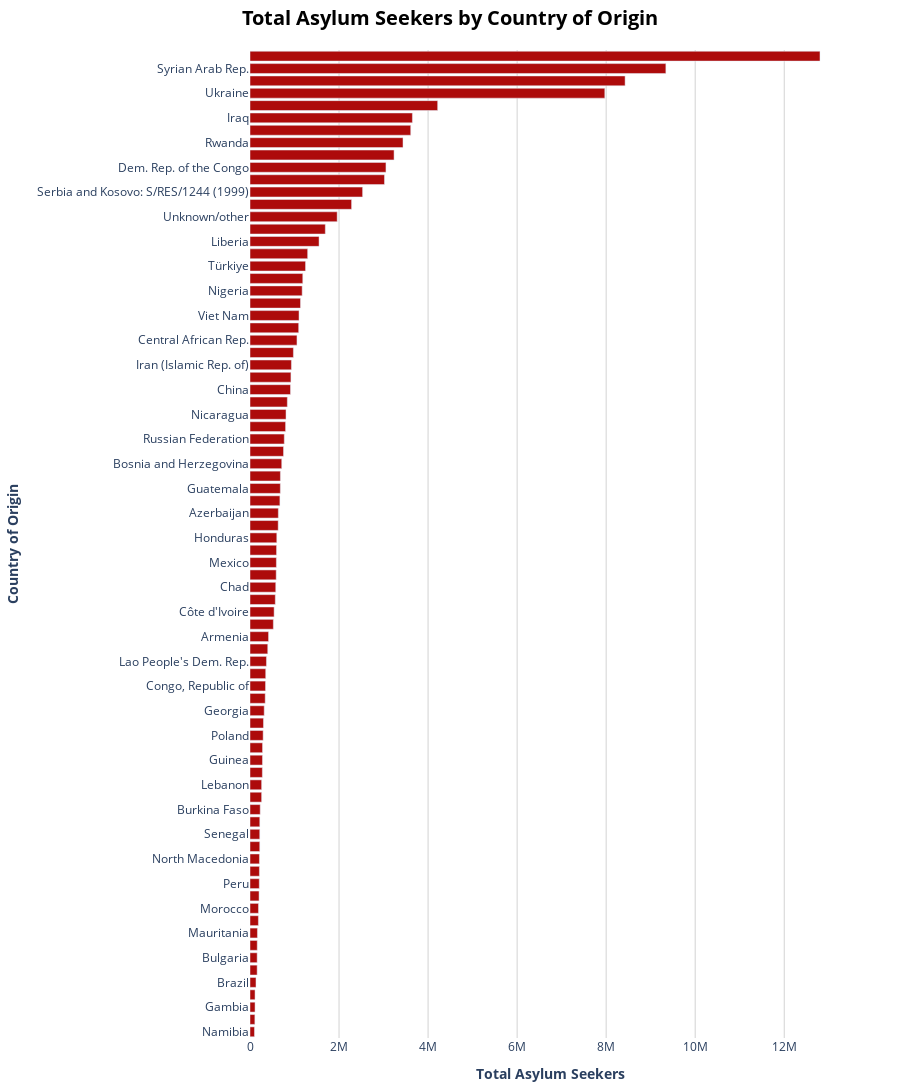

Here is the notebook cell this chart was saved with:
### Markdown cell above
# Countries that generate the most asylum seekers <a class="anchor" id="country_of_origin"></a>
Countries that generated less than 100,000 asylum seekers are not represented in the graph

### Code cell
visualization.Country_of_origin().show()

### Figure 1 — Plotly figure (JSON) as saved in the notebook; plotly's stock layout.template omitted (floating-point values rounded to 4 significant figures)
{"data": [{"hovertemplate": "Total Asylum Seekers=%{x}<br>Country of Origin=%{y}<extra></extra>", "legendgroup": "", "marker": {"color": "#ad0b0b", "pattern": {"shape": ""}}, "name": "", "orientation": "h", "showlegend": false, "textposition": "auto", "type": "bar", "x": [100310, 109437, 113257, 113285, 134364, 160597, 160806, 162575, 167083, 188720, 190496, 203489, 208132, 211373, 212140, 219067, 219247, 220016, 228994, 261181, 261280, 277558, 280303, 281724, 295252, 302514, 318958, 341539, 348723, 353188, 369631, 398771, 416816, 524403, 541782, 568245, 578584, 588403, 592788, 596418, 601700, 633218, 636476, 671618, 681440, 683051, 712817, 752803, 770047, 799061, 808972, 838461, 909343, 919431, 930040, 974918, 1054950, 1093489, 1101312, 1134266, 1171794, 1185558, 1247584, 1295216, 1550982, 1691467, 1958166, 2281514, 2529388, 3020328, 3053773, 3235706, 3436812, 3610229, 3647679, 4215250, 7969546, 8425204, 9340729, 12802836], "xaxis": "x", "y": ["Namibia", "Tunisia", "Gambia", "Indonesia", "Brazil", "Ecuador", "Bulgaria", "State of Palestine", "Mauritania", "Stateless", "Morocco", "Egypt", "Peru", "Yemen", "North Macedonia", "Libya", "Senegal", "Croatia", "Burkina Faso", "Ghana", "Lebanon", "Algeria", "Guinea", "Timor-Leste", "Poland", "Togo", "Georgia", "Cameroon", "Congo, Republic of", "Cambodia", "Lao People's Dem. Rep.", "Albania", "Armenia", "Bangladesh", "Côte d'Ivoire", "Romania", "Chad", "Cuba", "Mexico", "Sri Lanka", "Honduras", "Mali", "Azerbaijan", "Uganda", "Guatemala", "India", "Bosnia and Herzegovina", "Haiti", "Russian Federation", "Sierra Leone", "Nicaragua", "El Salvador", "China", "Zimbabwe", "Iran (Islamic Rep. of)", "Colombia", "Central African Rep.", "Mozambique", "Viet Nam", "Angola", "Nigeria", "Pakistan", "Türkiye", "Eritrea", "Liberia", "Burundi", "Unknown/other", "Myanmar", "Serbia and Kosovo: S/RES/1244 (1999)", "Somalia", "Dem. Rep. of the Congo", "South Sudan", "Rwanda", "Sudan", "Iraq", "Ethiopia", "Ukraine", "Venezuela (Bolivarian Republic of)", "Syrian Arab Rep.", "Afghanistan"], "yaxis": "y"}], "layout": {"barmode": "relative", "height": 1500, "legend": {"tracegroupgap": 0}, "margin": {"b": 50, "l": 150, "r": 50, "t": 50}, "plot_bgcolor": "white", "title": {"font": {"color": "black", "size": 20}, "text": "<b>Total Asylum Seekers by Country of Origin</b>", "x": 0.5}, "xaxis": {"anchor": "y", "domain": [0, 1], "gridcolor": "lightgrey", "showgrid": true, "title": {"text": "<b>Total Asylum Seekers</b>"}, "zeroline": false}, "yaxis": {"anchor": "x", "domain": [0, 1], "showgrid": false, "title": {"text": "<b>Country of Origin</b>"}}}}
